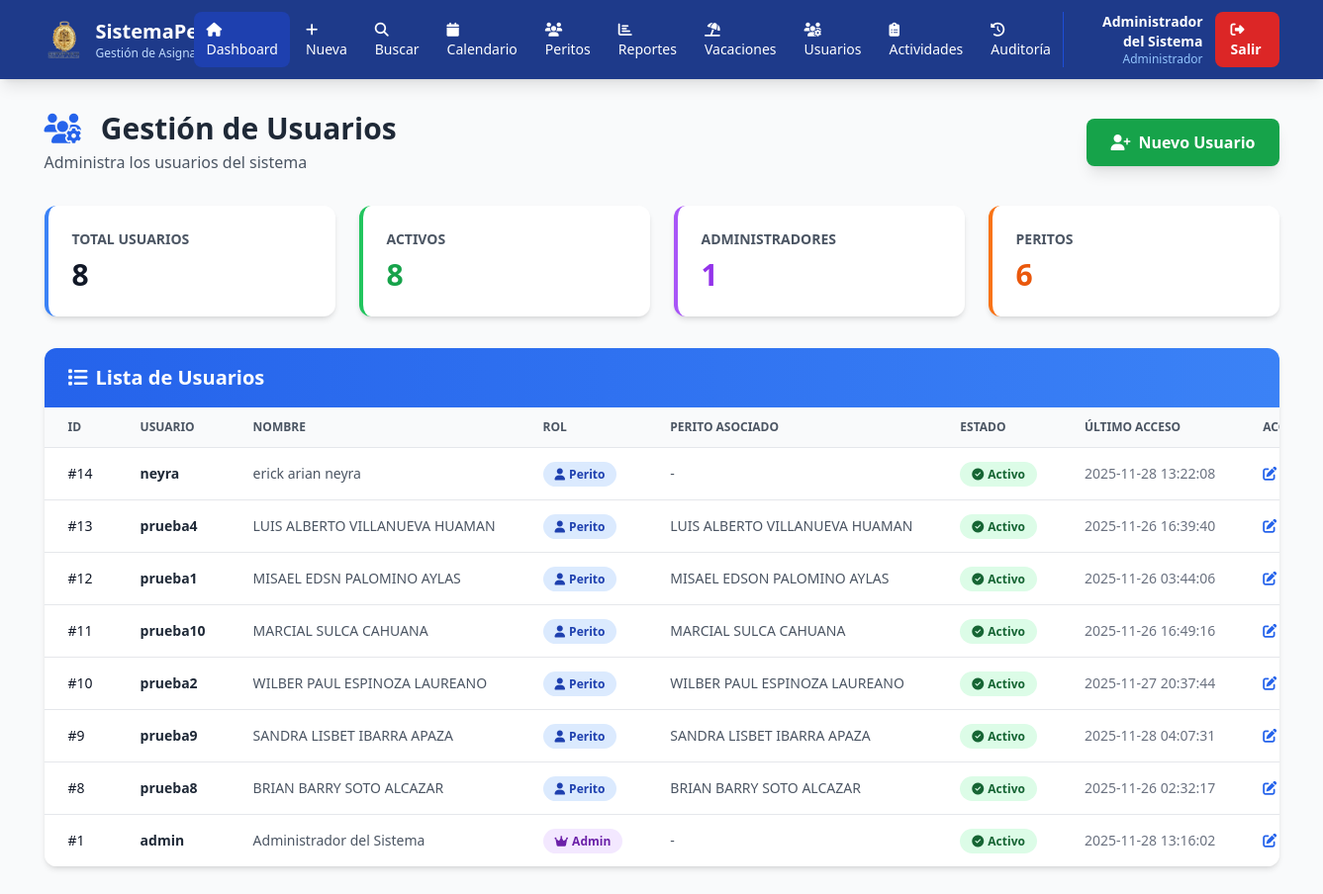
Before: /usuarios (signed in) with the older database file.
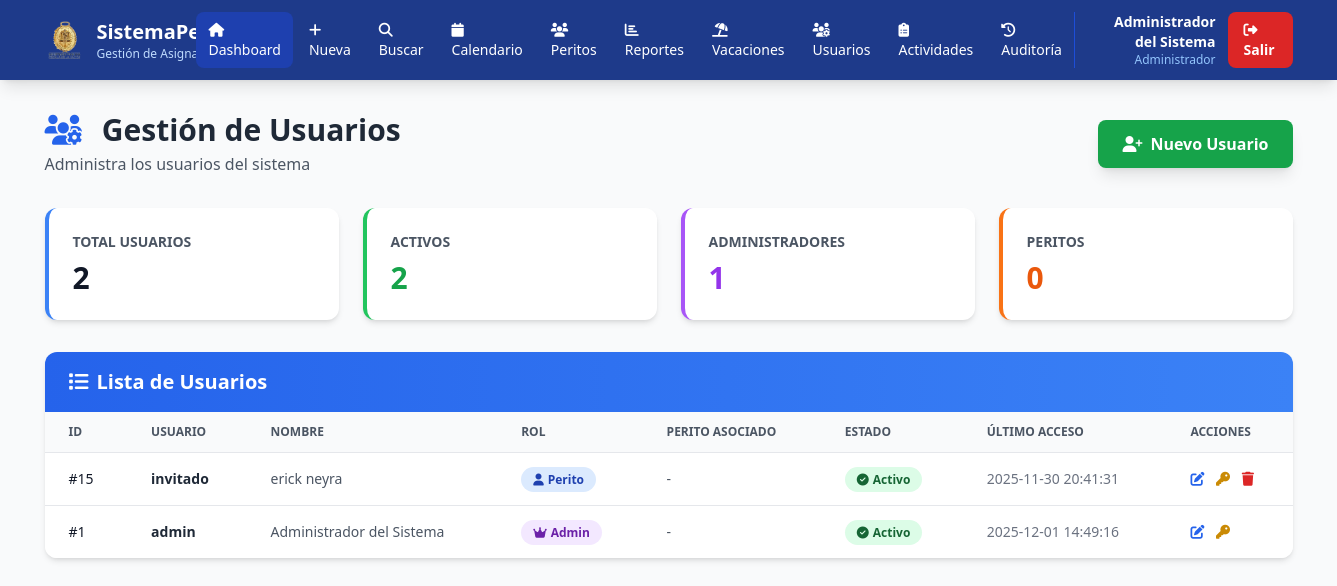
After: the same page with the newer database file.
### tables this page shows
CREATE TABLE usuarios (
            id INTEGER PRIMARY KEY AUTOINCREMENT,
            usuario TEXT UNIQUE NOT NULL,
            password TEXT NOT NULL,
            rol TEXT NOT NULL,
            perito_id INTEGER,
            nombre_completo TEXT,
            email TEXT,
            activo INTEGER DEFAULT 1,
            primer_inicio INTEGER DEFAULT 1,
            fecha_creacion TIMESTAMP DEFAULT CURRENT_TIMESTAMP,
            ultimo_acceso TIMESTAMP,
            FOREIGN KEY (perito_id) REFERENCES peritos(id)
        );

CREATE TABLE peritos (
            id INTEGER PRIMARY KEY AUTOINCREMENT,
            nombre_completo TEXT NOT NULL,
            tipo TEXT NOT NULL,
            estado TEXT DEFAULT 'Activo',
            fecha_creacion TIMESTAMP DEFAULT CURRENT_TIMESTAMP
        );

### app.py (the view)
@app.route('/usuarios')
@admin_required
def gestion_usuarios():
    conn = sqlite3.connect('database.db')
    conn.row_factory = sqlite3.Row
    cursor = conn.cursor()
    cursor.execute('''
        SELECT u.*, p.nombre_completo as perito_nombre
        FROM usuarios u
        LEFT JOIN peritos p ON u.perito_id = p.id
        ORDER BY u.fecha_creacion DESC
    ''')
    usuarios = []
    for row in cursor.fetchall():
        usuarios.append({
            'id': row['id'],
            'usuario': row['usuario'],
            'rol': row['rol'],
            'perito_id': row['perito_id'],
            'perito_nombre': row['perito_nombre'],
            'nombre_completo': row['nombre_completo'],
            'email': row['email'],
            'activo': row['activo'],
            'primer_inicio': row['primer_inicio'],
            'fecha_creacion': row['fecha_creacion'],
            'ultimo_acceso': row['ultimo_acceso']
        })
    cursor.execute('SELECT id, nombre_completo, tipo FROM peritos WHERE estado = "Activo" ORDER BY tipo, nombre_completo')
    peritos = [{'id': row['id'], 'nombre': row['nombre_completo'], 'tipo': row['tipo']} for row in cursor.fetchall()]
    conn.close()
    return render_template('admin/usuarios.html', usuarios=usuarios, peritos=peritos)

### app.py (called while the page is built)
def admin_required(f):
    @wraps(f)
    def decorated_function(*args, **kwargs):
        if 'usuario_id' not in session:
            return redirect(url_for('login'))
        if session.get('rol') != 'admin':
            return redirect(url_for('index'))
        return f(*args, **kwargs)
    return decorated_function

### templates/admin/usuarios.html (shortened to what this page needs)
<!DOCTYPE html>
<html lang="es">
<head>
    <script src="https://cdn.tailwindcss.com"></script>
    <link rel="stylesheet" href="https://cdnjs.cloudflare.com/ajax/libs/font-awesome/6.4.0/css/all.min.css">
</head>
<body class="bg-gray-50">
    <nav class="bg-blue-900 text-white shadow-lg">
        <div class="container mx-auto px-4">
            <div class="flex justify-between items-center py-3">
                <div class="flex items-center space-x-3">
                    <img src="{{ url_for('static', filename='imagenes/logompo.png') }}" alt="Logo" class="w-10 h-10 object-contain">
                    <div class="hidden md:block">
                        <h1 class="text-xl font-bold">SistemaPerito</h1>
                        <p class="text-xs text-blue-200">Gestión de Asignaciones</p>
                    </div>
                </div>
                <div class="flex items-center space-x-1">
                    <a href="/" class="px-3 py-2 bg-blue-800 rounded-lg hover:bg-blue-700 transition text-sm">
                        <i class="fas fa-home mr-1"></i>Dashboard
                    </a>
                    {% if session.rol == 'admin' %}
                    <a href="/nuevo" class="px-3 py-2 rounded-lg hover:bg-blue-800 transition text-sm">
                        <i class="fas fa-plus mr-1"></i>Nueva
                    </a>
                    {% endif %}
                    <a href="/buscar" class="px-3 py-2 rounded-lg hover:bg-blue-800 transition text-sm">
                        <i class="fas fa-search mr-1"></i>Buscar
                    </a>
                    <a href="/calendario" class="px-3 py-2 rounded-lg hover:bg-blue-800 transition text-sm">
                        <i class="fas fa-calendar mr-1"></i>Calendario
                    </a>
                    {% if session.rol == 'admin' %}
                    <a href="/peritos" class="px-3 py-2 rounded-lg hover:bg-blue-800 transition text-sm">
                        <i class="fas fa-users mr-1"></i>Peritos
                    </a>
                    <a href="/reportes" class="px-3 py-2 rounded-lg hover:bg-blue-800 transition text-sm">
                        <i class="fas fa-chart-bar mr-1"></i>Reportes
                    </a>
                    <a href="/vacaciones" class="px-3 py-2 rounded-lg hover:bg-blue-800 transition text-sm">
                        <i class="fas fa-umbrella-beach mr-1"></i>Vacaciones
                    </a>
                    <a href="/usuarios" class="px-3 py-2 rounded-lg hover:bg-blue-800 transition text-sm">
                        <i class="fas fa-users-cog mr-1"></i>Usuarios
                    </a>
                    <a href="/actividades-admin" class="px-3 py-2 rounded-lg hover:bg-blue-800 transition text-sm">
                        <i class="fas fa-clipboard-list mr-1"></i>Actividades
                    </a>
                     <a href="/auditoria" class="px-3 py-2 rounded-lg hover:bg-blue-800 transition text-sm">
                        <i class="fas fa-history mr-1"></i>Auditoría
                    </a>
                    {% endif %}
                </div>
                <div class="flex items-center space-x-3 border-l border-blue-700 pl-4">
                    <div class="text-right hidden md:block">
                        <p class="text-sm font-semibold">{{ session.nombre_completo or session.usuario }}</p>
                        {% if tipo_perito %}
                        <p class="text-xs text-blue-300">Perito {{ tipo_perito }}</p>
                        {% elif session.rol == 'admin' %}
                        <p class="text-xs text-blue-300">Administrador</p>
                        {% endif %}
                    </div>
                    <a href="/logout" class="px-4 py-2 bg-red-600 rounded-lg hover:bg-red-700 transition text-sm font-semibold">
                        <i class="fas fa-sign-out-alt mr-1"></i>Salir
                    </a>
                </div>
            </div>
        </div>
    </nav>
    <div class="container mx-auto px-4 py-8">
        <div class="flex justify-between items-center mb-8">
            <div>
                <h2 class="text-3xl font-bold text-gray-800">
                    <i class="fas fa-users-cog text-blue-600 mr-3"></i>
                    Gestión de Usuarios
                </h2>
                <p class="text-gray-600 mt-1">Administra los usuarios del sistema</p>
            </div>
            <button onclick="mostrarModalNuevo()"
                    class="px-6 py-3 bg-green-600 text-white font-semibold rounded-lg hover:bg-green-700 transition shadow-lg">
                <i class="fas fa-user-plus mr-2"></i>Nuevo Usuario
            </button>
        </div>
        <div class="grid grid-cols-1 md:grid-cols-4 gap-6 mb-8">
            <div class="bg-white rounded-xl shadow-md p-6 border-l-4 border-blue-500">
                <p class="text-sm font-semibold text-gray-600 uppercase">Total Usuarios</p>
                <p class="text-3xl font-bold text-gray-900 mt-2">{{ usuarios|length }}</p>
            </div>
            <div class="bg-white rounded-xl shadow-md p-6 border-l-4 border-green-500">
                <p class="text-sm font-semibold text-gray-600 uppercase">Activos</p>
                <p class="text-3xl font-bold text-green-600 mt-2">{{ usuarios|selectattr('activo', 'equalto', 1)|list|length }}</p>
            </div>
            <div class="bg-white rounded-xl shadow-md p-6 border-l-4 border-purple-500">
                <p class="text-sm font-semibold text-gray-600 uppercase">Administradores</p>
                <p class="text-3xl font-bold text-purple-600 mt-2">{{ usuarios|selectattr('rol', 'equalto', 'admin')|list|length }}</p>
            </div>
            <div class="bg-white rounded-xl shadow-md p-6 border-l-4 border-orange-500">
                <p class="text-sm font-semibold text-gray-600 uppercase">Peritos</p>
                <p class="text-3xl font-bold text-orange-600 mt-2">{{ usuarios|selectattr('rol', 'equalto', 'perito')|list|length }}</p>
            </div>
        </div>
        <div class="bg-white rounded-xl shadow-md overflow-hidden">
            <div class="px-6 py-4 bg-gradient-to-r from-blue-600 to-blue-500">
                <h3 class="text-xl font-bold text-white">
                    <i class="fas fa-list mr-2"></i>Lista de Usuarios
                </h3>
            </div>
            <div class="overflow-x-auto">
                <table class="min-w-full divide-y divide-gray-200">
                    <thead class="bg-gray-50">
                        <tr>
                            <th class="px-6 py-3 text-left text-xs font-semibold text-gray-600 uppercase">ID</th>
                            <th class="px-6 py-3 text-left text-xs font-semibold text-gray-600 uppercase">Usuario</th>
                            <th class="px-6 py-3 text-left text-xs font-semibold text-gray-600 uppercase">Nombre</th>
                            <th class="px-6 py-3 text-left text-xs font-semibold text-gray-600 uppercase">Rol</th>
                            <th class="px-6 py-3 text-left text-xs font-semibold text-gray-600 uppercase">Perito Asociado</th>
                            <th class="px-6 py-3 text-left text-xs font-semibold text-gray-600 uppercase">Estado</th>
                            <th class="px-6 py-3 text-left text-xs font-semibold text-gray-600 uppercase">Último Acceso</th>
                            <th class="px-6 py-3 text-left text-xs font-semibold text-gray-600 uppercase">Acciones</th>
                        </tr>
                    </thead>
                    <tbody class="bg-white divide-y divide-gray-200">
                        {% for user in usuarios %}
                        <tr class="hover:bg-gray-50">
                            <td class="px-6 py-4 whitespace-nowrap text-sm font-medium text-gray-900">#{{ user.id }}</td>
                            <td class="px-6 py-4 whitespace-nowrap text-sm font-semibold text-gray-800">{{ user.usuario }}</td>
                            <td class="px-6 py-4 whitespace-nowrap text-sm text-gray-600">{{ user.nombre_completo or '-' }}</td>
                            <td class="px-6 py-4 whitespace-nowrap text-sm">
                                {% if user.rol == 'admin' %}
                                <span class="px-3 py-1 bg-purple-100 text-purple-800 rounded-full text-xs font-semibold">
                                    <i class="fas fa-crown mr-1"></i>Admin
                                </span>
                                {% else %}
                                <span class="px-3 py-1 bg-blue-100 text-blue-800 rounded-full text-xs font-semibold">
                                    <i class="fas fa-user mr-1"></i>Perito
                                </span>
                                {% endif %}
                            </td>
                            <td class="px-6 py-4 whitespace-nowrap text-sm text-gray-600">
                                {{ user.perito_nombre or '-' }}
                            </td>
                            <td class="px-6 py-4 whitespace-nowrap text-sm">
                                {% if user.activo %}
                                <span class="px-3 py-1 bg-green-100 text-green-800 rounded-full text-xs font-semibold">
                                    <i class="fas fa-check-circle mr-1"></i>Activo
                                </span>
                                {% else %}
                                <span class="px-3 py-1 bg-red-100 text-red-800 rounded-full text-xs font-semibold">
                                    <i class="fas fa-times-circle mr-1"></i>Inactivo
                                </span>
                                {% endif %}
                            </td>
                            <td class="px-6 py-4 whitespace-nowrap text-sm text-gray-500">
                                {{ user.ultimo_acceso or 'Nunca' }}
                            </td>
                            <td class="px-6 py-4 whitespace-nowrap text-sm space-x-2">
                                <button onclick="editarUsuario({{ user.id }}, '{{ user.usuario }}', '{{ user.nombre_completo }}', '{{ user.email }}', '{{ user.rol }}', {{ user.perito_id or 'null' }}, {{ user.activo }})"
                                        class="text-blue-600 hover:text-blue-800" title="Editar">
                                    <i class="fas fa-edit"></i>
                                </button>
                                <button onclick="resetearPassword({{ user.id }}, '{{ user.usuario }}')"
                                        class="text-yellow-600 hover:text-yellow-800" title="Resetear Contraseña">
                                    <i class="fas fa-key"></i>
                                </button>
                                {% if user.id != session.usuario_id %}
                                <button onclick="eliminarUsuario({{ user.id }}, '{{ user.usuario }}')"
                                        class="text-red-600 hover:text-red-800" title="Eliminar">
                                    <i class="fas fa-trash"></i>
                                </button>
                                {% endif %}
                            </td>
                        </tr>
                        {% endfor %}
                    </tbody>
                </table>
            </div>
        </div>
    </div>
</body>
</html>

Changed rows visible on the page:
removed usuarios: id "14", usuario "neyra", nombre_completo "erick arian neyra", rol "invitado" (drawn), perito_nombre "-", activo 1 (drawn), ultimo_acceso "2025-11-28 13:22:08"
removed usuarios: id "13", usuario "prueba4", nombre_completo "LUIS ALBERTO VILLANUEVA HUAMAN", rol "perito" (drawn), activo 1 (drawn), ultimo_acceso "2025-11-26 16:39:40"
removed usuarios: id "12", usuario "prueba1", nombre_completo "MISAEL EDSN PALOMINO AYLAS", rol "perito" (drawn), nombre_completo "MISAEL EDSON PALOMINO AYLAS", activo 1 (drawn), ultimo_acceso "2025-11-26 03:44:06"
removed usuarios: id "11", usuario "prueba10", nombre_completo "MARCIAL SULCA CAHUANA", rol "perito" (drawn), activo 1 (drawn), ultimo_acceso "2025-11-26 16:49:16"
removed usuarios: id "10", usuario "prueba2", nombre_completo "WILBER PAUL ESPINOZA LAUREANO", rol "perito" (drawn), activo 1 (drawn), ultimo_acceso "2025-11-27 20:37:44"
removed usuarios: id "9", usuario "prueba9", nombre_completo "SANDRA LISBET IBARRA APAZA", rol "perito" (drawn), activo 1 (drawn), ultimo_acceso "2025-11-28 04:07:31"
removed usuarios: id "8", usuario "prueba8", nombre_completo "BRIAN BARRY SOTO ALCAZAR", rol "perito" (drawn), activo 1 (drawn), ultimo_acceso "2025-11-26 02:32:17"
changed usuarios "admin": ultimo_acceso "2025-11-28 13:16:02" → "2025-12-01 14:49:16"
added usuarios: id "15", usuario "invitado", nombre_completo "erick neyra", rol "invitado" (drawn), perito_nombre "-", activo 1 (drawn), ultimo_acceso "2025-11-30 20:41:31"
Other visible differences:
{{ usuarios|length }}: "8" → "2"
{{ usuarios|selectattr('activo', 'equalto', 1)|list|length }}: "8" → "2"
{{ usuarios|selectattr('rol', 'equalto', 'perito')|list|length }}: "6" → "0"
